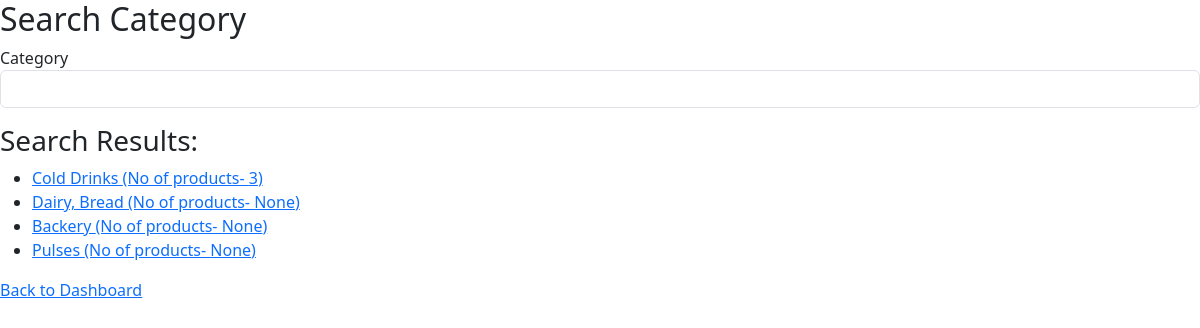
Before: /search_section with the older database file.
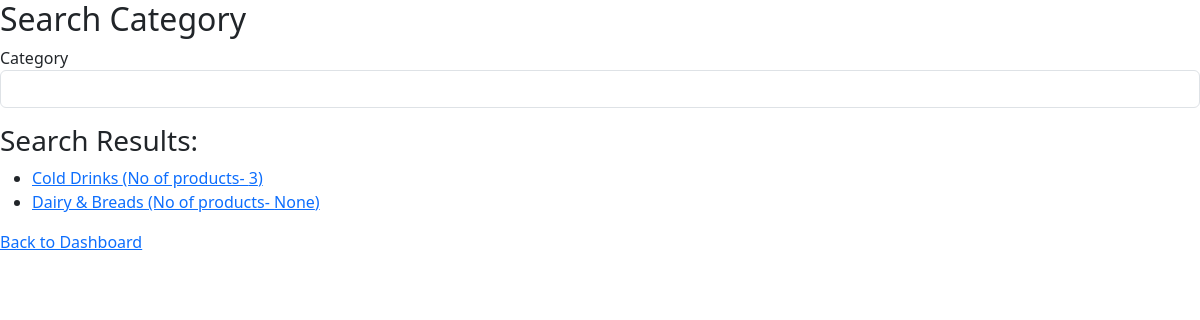
After: the same page with the newer database file.
### application/models.py (models this page shows)
class Sections(db.Model):
    __tablename__ = "sections"
    section_id = db.Column(db.Integer, primary_key=True, autoincrement=True)
    section_name = db.Column(db.String(200), nullable=False)
    number_of_products = db.Column(db.Integer)

### application/controllers.py (the view)
@app.route("/search_section", methods=["GET", "POST"])
def search_section():
    form=SearchForm()
    if request.method == "POST":
        category = request.form.get("category")
        if category:
            sections = Sections.query.filter_by(section_name=category).all()
    else:
        sections = Sections.query.all()
    return render_template('search_section.html', sections=sections, form=form)

### application/forms.py
class SearchForm(FlaskForm):
    category = StringField("Category", validators=[])
    name = StringField("Name", validators=[])
    price = FloatField("Price", validators=[NumberRange(min=0, message="Price must be greater than or equal to 0.")])
    manufacture_date = DateField("Manufacture Date")
    expiry_date = DateField("Expiry Date")
    submit = SubmitField("Search")

### templates/search_section.html (shortened to what this page needs)
<!DOCTYPE html>
<html>
<head>
    <link href="https://cdn.jsdelivr.net/npm/bootstrap@5.3.0/dist/css/bootstrap.min.css" rel="stylesheet">
</head>
<body>
    <h2>Search Category</h2>
    <form method="POST" action="{{ url_for('search_section') }}">
        <p>
            {{ form.category.label }}<br>
            {{ form.category(class="form-control") }}
    </form>
    <h3>Search Results:</h3>
        <ul>
        {% for section in sections %}
            <li>
                <a href="{{ url_for('products_of_section', section_id=section.section_id) }}">{{ section.section_name }} (No of products- {{ section.number_of_products }})</a>
            </li>
        {% endfor %}
        </ul>
    <p><a href="{{ url_for('user_dashboard') }}">Back to Dashboard</a></p>
</body>
</html>

Changed rows visible on the page:
removed Sections: section_name "Backery", number_of_products "None"
removed Sections: section_name "Pulses", number_of_products "None"
changed Sections "None": section_name "Dairy, Bread" → "Dairy & Breads"
